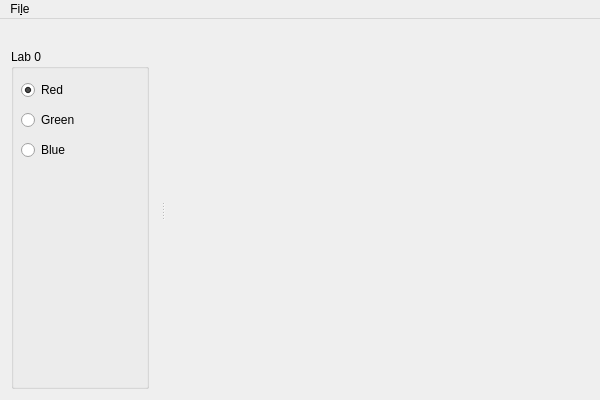
<?xml version="1.0" encoding="UTF-8"?>
<ui version="4.0">
 <class>MainWindow</class>
 <widget class="QMainWindow" name="MainWindow">
  <property name="geometry">
   <rect>
    <x>0</x>
    <y>0</y>
    <width>600</width>
    <height>400</height>
   </rect>
  </property>
  <property name="windowTitle">
   <string>Lab 0 - Getting Started with Local Development</string>
  </property>
  <widget class="QWidget" name="centralWidget"/>
  <widget class="QMenuBar" name="menuBar">
   <property name="geometry">
    <rect>
     <x>0</x>
     <y>0</y>
     <width>600</width>
     <height>21</height>
    </rect>
   </property>
   <widget class="QMenu" name="menuFile">
    <property name="title">
     <string>Fi&amp;le</string>
    </property>
    <addaction name="actionQuit"/>
   </widget>
   <addaction name="menuFile"/>
  </widget>
  <widget class="QDockWidget" name="settingsDock">
   <property name="minimumSize">
    <size>
     <width>160</width>
     <height>211</height>
    </size>
   </property>
   <property name="features">
    <set>QDockWidget::DockWidgetMovable</set>
   </property>
   <attribute name="dockWidgetArea">
    <number>1</number>
   </attribute>
   <widget class="QWidget" name="settingsDockContent">
    <property name="autoFillBackground">
     <bool>false</bool>
    </property>
    <layout class="QVBoxLayout" name="settingsLayout">
     <item>
      <widget class="QGroupBox" name="shapeGroupBox">
       <property name="title">
        <string>Lab 0</string>
       </property>
       <widget class="QRadioButton" name="colorRed">
        <property name="geometry">
         <rect>
          <x>10</x>
          <y>30</y>
          <width>140</width>
          <height>22</height>
         </rect>
        </property>
        <property name="text">
         <string>Red</string>
        </property>
        <property name="checked">
         <bool>true</bool>
        </property>
       </widget>
       <widget class="QRadioButton" name="colorBlue">
        <property name="geometry">
         <rect>
          <x>10</x>
          <y>90</y>
          <width>140</width>
          <height>22</height>
         </rect>
        </property>
        <property name="text">
         <string>Blue</string>
        </property>
       </widget>
       <widget class="QRadioButton" name="colorGreen">
        <property name="geometry">
         <rect>
          <x>10</x>
          <y>60</y>
          <width>140</width>
          <height>22</height>
         </rect>
        </property>
        <property name="text">
         <string>Green</string>
        </property>
       </widget>
      </widget>
     </item>
    </layout>
   </widget>
  </widget>
  <action name="actionQuit">
   <property name="text">
    <string>&amp;Quit</string>
   </property>
   <property name="shortcut">
    <string>Ctrl+Q</string>
   </property>
  </action>
 </widget>
 <layoutdefault spacing="6" margin="11"/>
 <resources/>
 <connections>
  <connection>
   <sender>actionQuit</sender>
   <signal>triggered()</signal>
   <receiver>MainWindow</receiver>
   <slot>close()</slot>
   <hints>
    <hint type="sourcelabel">
     <x>-1</x>
     <y>-1</y>
    </hint>
    <hint type="destinationlabel">
     <x>299</x>
     <y>199</y>
    </hint>
   </hints>
  </connection>
 </connections>
</ui>
